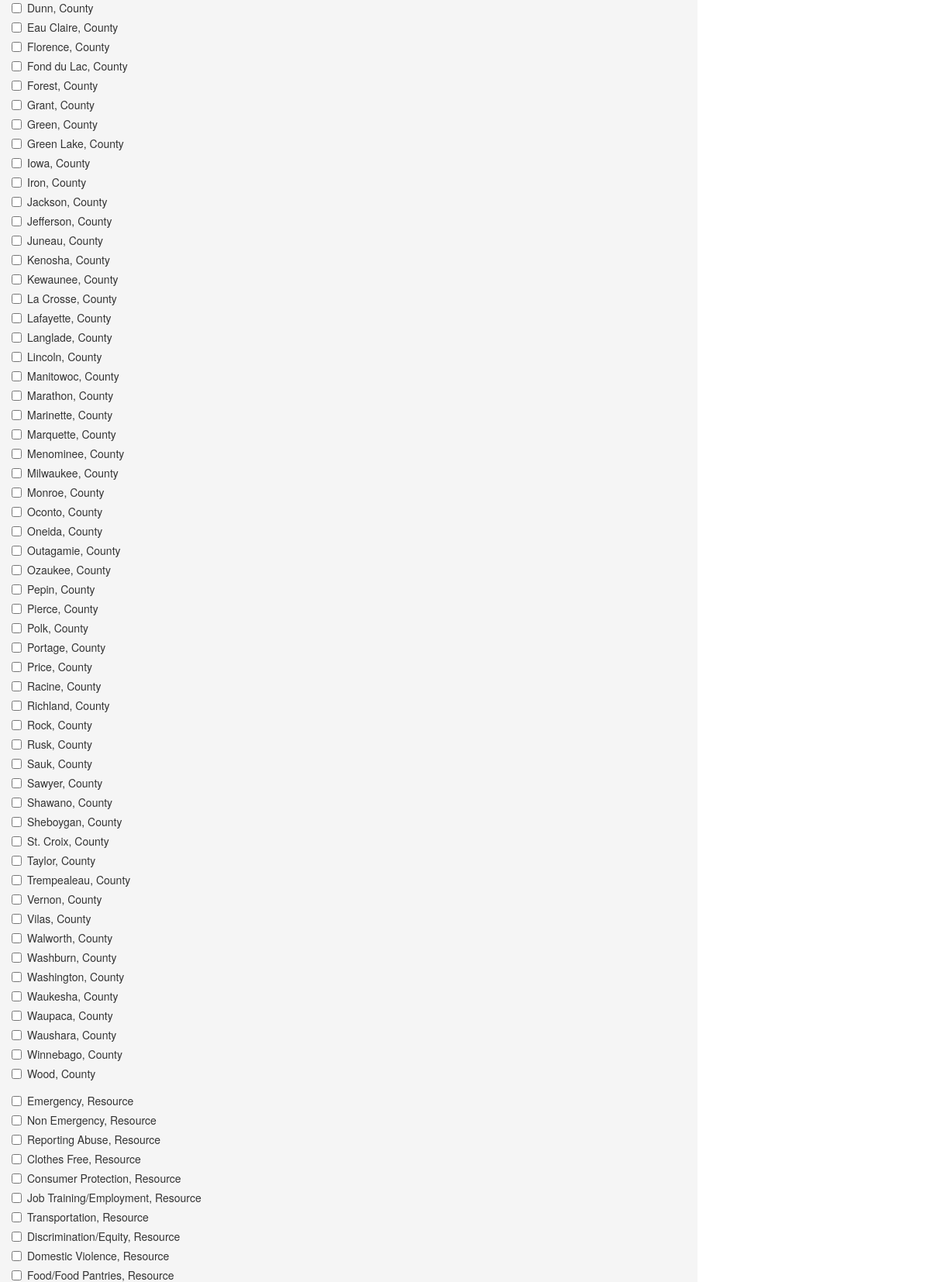
Page /php/admin/admin_add.php (middle part) on the earlier database version.
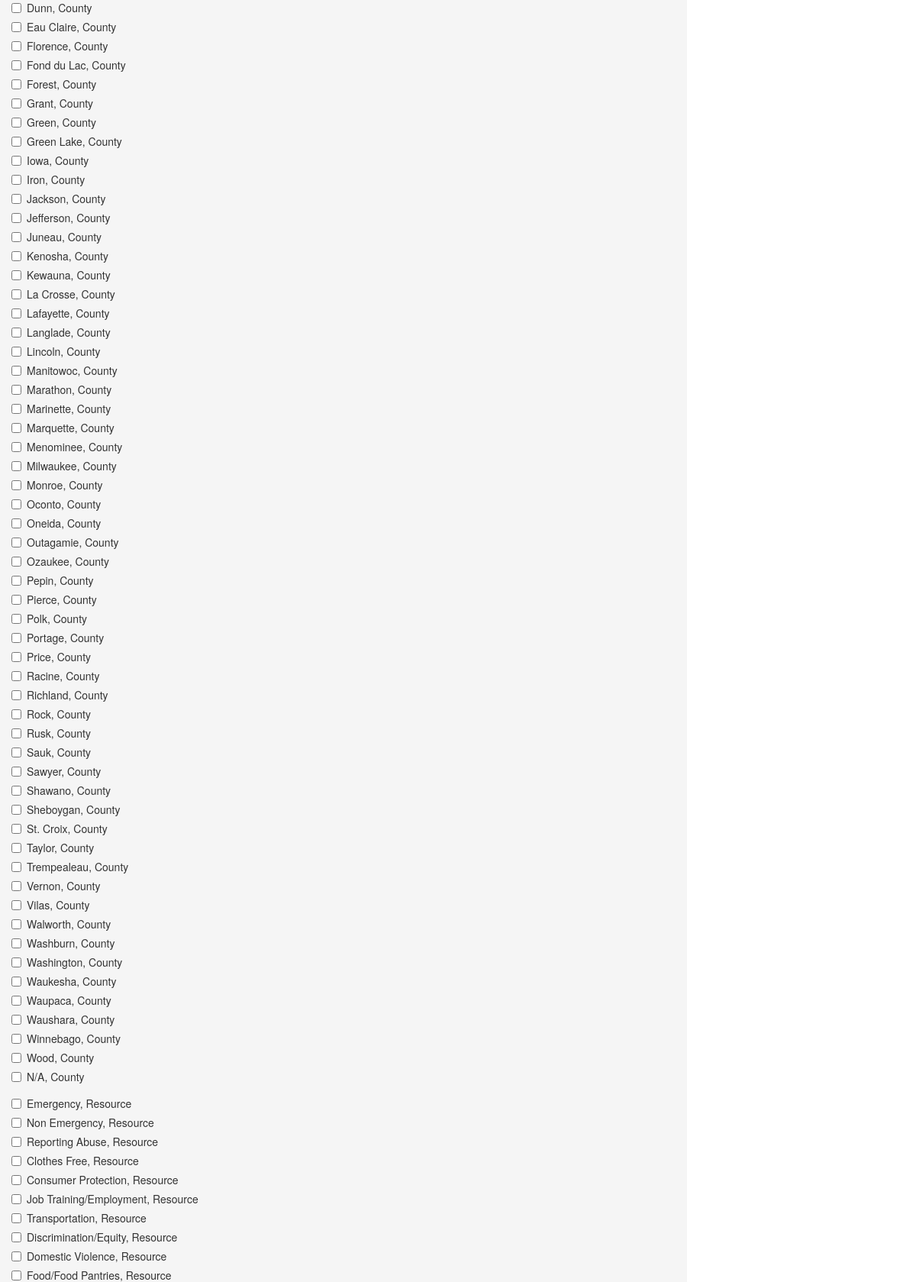
Same page on the later database version.
### tables this page shows
CREATE TABLE `Counties` (
  `CountyID` int(11) NOT NULL,
  `CountyName` varchar(45) DEFAULT NULL
);

CREATE TABLE `ResourceTypes` (
  `ResourceTypeID` int(11) NOT NULL,
  `ResourceTypeName` varchar(150) DEFAULT NULL
);

### php/model/db.php (called while the page is built, shortened)
<?php
    function getAccess() {
        $dsn = 'mysql:host=localhost;dbname=resource_db';
        $username = 'root';
        $password = 'root';
        try {
            $db = new PDO($dsn, $username, $password);
            $db->setAttribute(PDO::ATTR_ERRMODE, PDO::ERRMODE_EXCEPTION);
            return $db;
        } catch (PDOException $err) {
            exit($err->getMessage());
        }
    }
	function getAll($table="") {
		$db = getAccess();
		$query = "SELECT * FROM " .$table;
		$statement = $db->prepare($query);
		$workQuery = $statement->execute();
		$newFeedback = $statement->fetchAll();
		return $newFeedback;
	}
?>

### php/admin/admin_add.php (the view, shortened to what this page needs)
<?php
    require'../includes/admin-head.php';
    require '../model/db.php'
?>
    <div class="row">
        <div id="addForm" class="col-md-9">
            <div class="row">
                <div class="col-xs-12">
                    <form action="../controller/adminChange.php" method="post">
                        <div class="form-group">
                            <?php
                                $resTypes = getAll('Counties');
                                foreach ($resTypes as $curType) {
                                    if (isset($_POST['curID']) == true) {
                                        if($curType['CountyName'] === handleSQL('SELECT * FROM Counties c INNER JOIN CountyAssignment ca ON c.CountyID = ca.CountyID INNER JOIN Resources r ON r.CountyAssignmentID = ca.CountyAssignmentID WHERE r.ResourceID = :ID',[':ID'],[$_POST['curID']],0)['CountyName']){
                                            echo "<div class=\"checkbox\">
                                            <label><input name='Counties[]' type=\"checkbox\" value=\"{$curType['CountyID']}\" checked>{$curType['CountyName']}, County</label>
                                           </div>";
                                        } else {
                                            echo "<div class=\"checkbox\">
                                            <label><input name='Counties[]' type=\"checkbox\" value=\"{$curType['CountyID']}\">{$curType['CountyName']}, County</label>
                                           </div>";
                                        }
                                    } else {
                                        echo "<div class=\"checkbox\">
                                            <label><input name='Counties[]' type=\"checkbox\" value=\"{$curType['CountyID']}\">{$curType['CountyName']}, County</label>
                                           </div>";
                                    }
                                }
                            ?>
                        </div>
                        <div class="form-group">
                            <?php
                            $resTypes = getAll('ResourceTypes');
                            foreach ($resTypes as $curType) {
                                if (isset($_POST['curID']) == true) {
                                    if($curType['ResourceTypeName'] === handleSQL("SELECT * FROM ResourceTypes rt INNER JOIN ResourceTypeAssignment ra ON rt.ResourceTypeID = ra.ResourceTypeID INNER JOIN Resources r ON r.ResourceID = ra.ResourceID WHERE r.ResourceID = :ID",[':ID'],[$_POST['curID']],0)['ResourceTypeName']) {
                                        echo "<div class=\"checkbox\">
                                            <label><input name='ResourceTypeName[]' type=\"checkbox\" value=\"{$curType['ResourceTypeName']}\" checked>{$curType['ResourceTypeName']}, Resource</label>
                                           </div>";
                                    } else {
                                        echo "<div class=\"checkbox\">
                                            <label><input name='ResourceTypeName[]' type=\"checkbox\" value=\"{$curType['ResourceTypeName']}\">{$curType['ResourceTypeName']}, Resource</label>
                                           </div>";
                                    }
                                } else {
                                    echo "<div class=\"checkbox\">
                                            <label><input name='ResourceTypeName[]' type=\"checkbox\" value=\"{$curType['ResourceTypeName']}\">{$curType['ResourceTypeName']}, Resource</label>
                                           </div>";
                                }
                            }
                            ?>
                        </div>
                    </form>
                </div>
            </div>
        </div>
    </div>
<?php require'../includes/admin-footer.php'; ?>

### php/includes/admin-head.php (shortened to what this page needs)
<!DOCTYPE HTML>
<html>
<head>
</head>
<body>
<div class="container-fluid">

### php/includes/admin-footer.php (shortened to what this page needs)
</div>
</body>
</html>

Differences in the rows shown:
changed counties: CountyName "Kewaunee" → "Kewauna"
added counties: CountyName "N/A"
